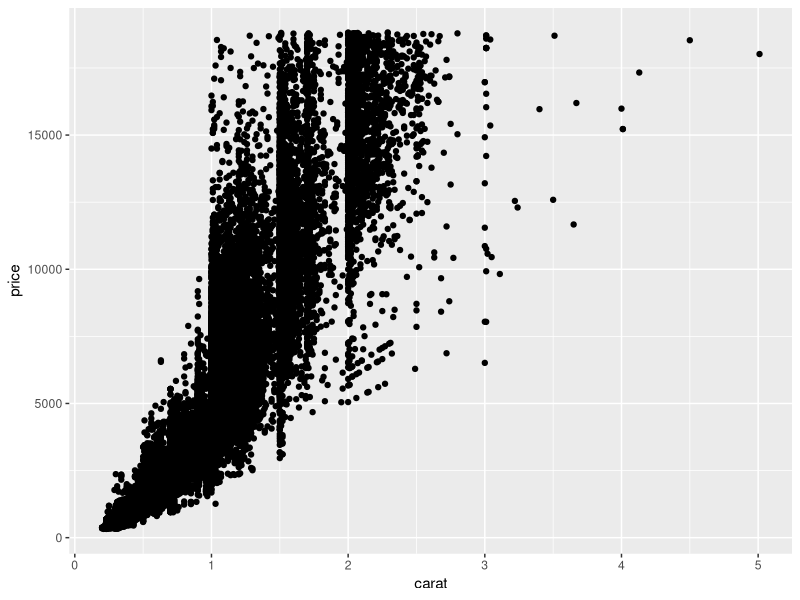
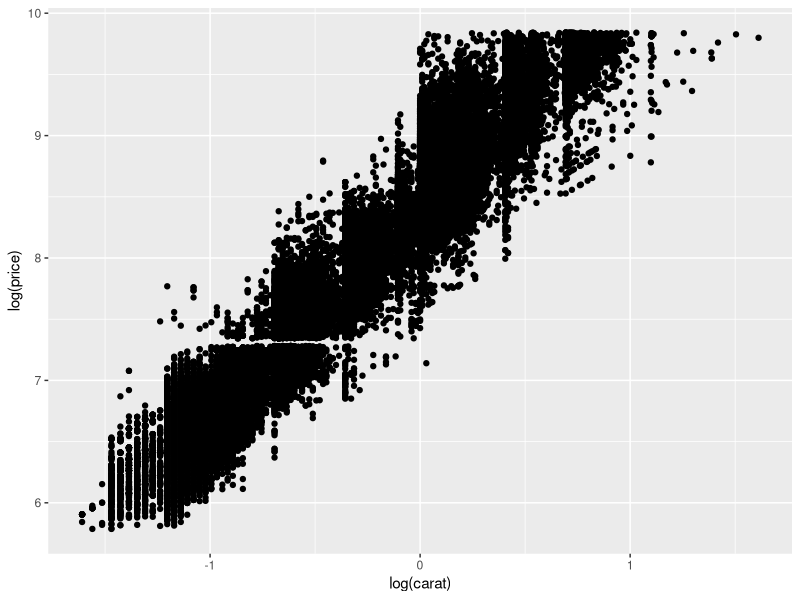
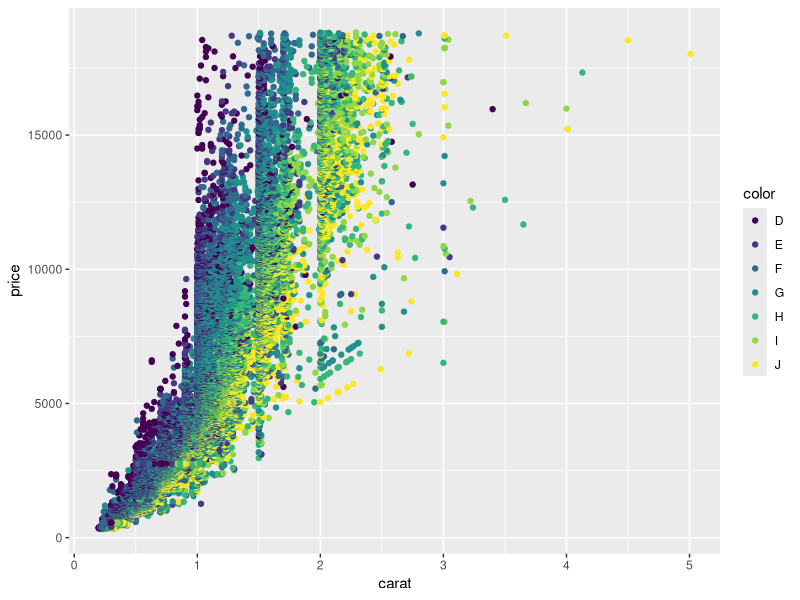
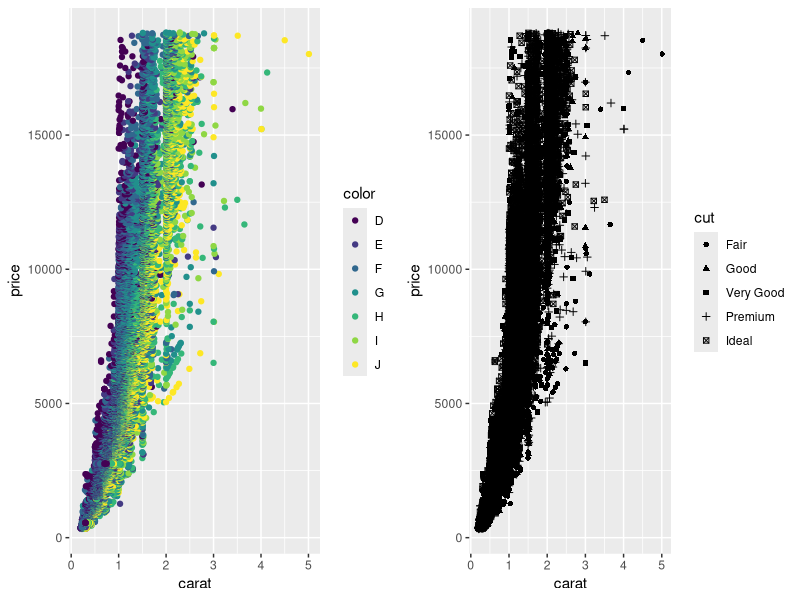
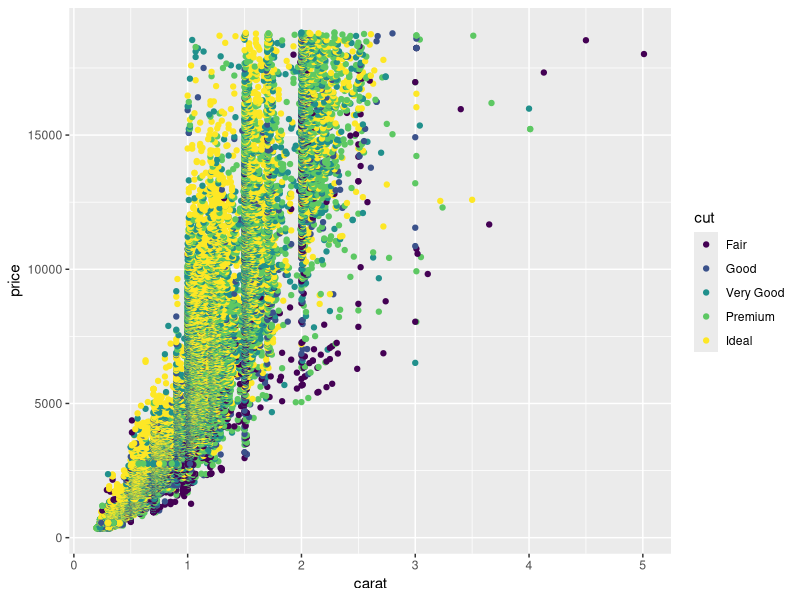
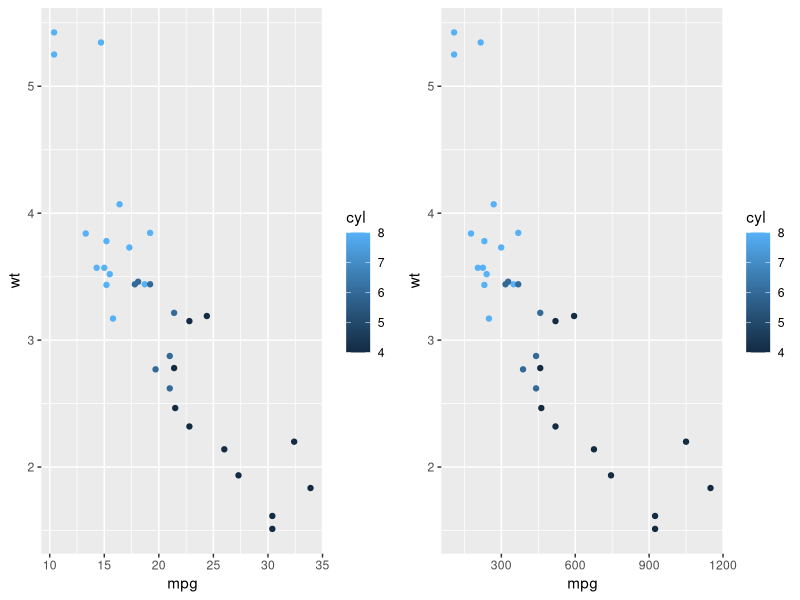
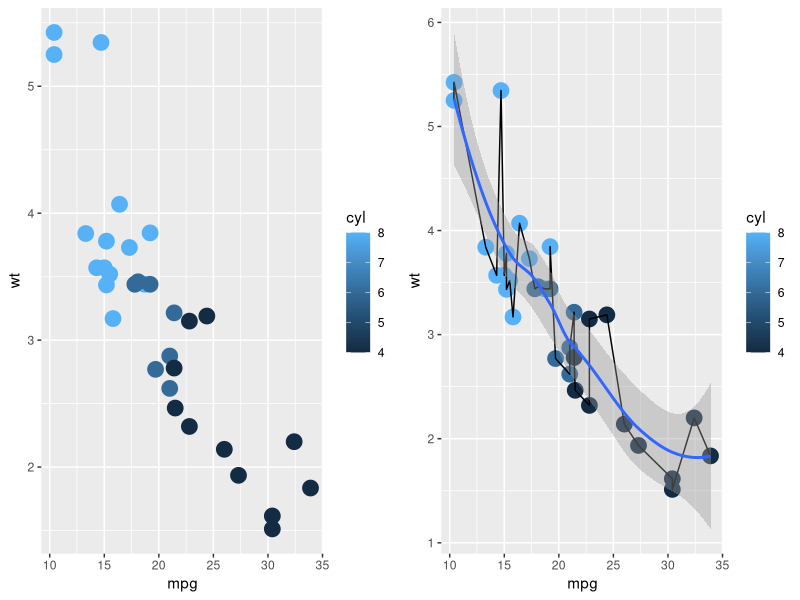
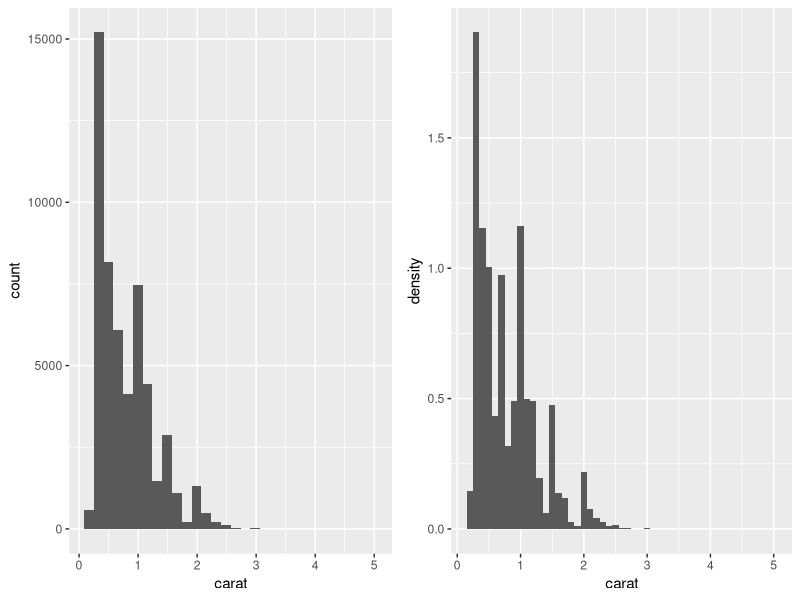

Recreate these plots in R, in order. (Note: this script raises an error after producing the figures.)
## ---- chunk 1
library(ggplot2)
library(gridExtra)
## ---- chunk 2
qplot(carat, price, data = diamonds)
## ---- chunk 3
qplot(log(carat), log(price), data = diamonds)
## ---- chunk 4
qplot(carat, price, data = diamonds, colour = color)
## ---- chunk 5
p1 <- qplot(carat, price, data = diamonds, colour = color)
p2 <- qplot(carat, price, data = diamonds, shape = cut)
grid.arrange(p1,p2,ncol=2)
## ---- chunk 6
p <- ggplot(diamonds, aes(carat, price, colour = cut))
p + geom_point()
## ---- chunk 7
p <- ggplot(diamonds, aes(carat, price, colour = cut))
p <- p + geom_point()
## ---- chunk 8
summary(p)
## ---- chunk 9
p1 <- ggplot(mtcars, aes(mpg, wt, colour = cyl)) + geom_point()
mtcars2 <- transform(mtcars, mpg = mpg ^ 2)
p2 <- p1 %+% mtcars2
grid.arrange(p1,p2,ncol=2)
## ---- chunk 10
p1 <- ggplot(mtcars, aes(mpg, wt)) + geom_point(aes(colour = cyl),size=5)
p2 <- p1 + geom_line() + geom_smooth()
grid.arrange(p1,p2,ncol=2)
## ---- chunk 11
p <- ggplot(diamonds, aes(carat)) 
p1 <- p + geom_histogram()
p2 <- p + geom_histogram(aes(y = ..density..), binwidth = 0.1)
grid.arrange(p1,p2,ncol=2)
## ---- chunk 12
d <- ggplot(diamonds, aes(carat)) + xlim(0, 3)
d1 <- d + stat_bin(aes(ymax = ..count..), binwidth = 0.1, geom="area")
d2 <- d + stat_bin(aes(size = ..density..), binwidth = 0.1, geom="point")
d3 <- d  + stat_bin(aes(y = 1, fill = ..count..), binwidth = 0.1, geom = "tile")
grid.arrange(d1,d2,d3,ncol=3)
## ---- chunk 13
p <- ggplot(mtcars, aes(factor(cyl), mpg))
p + geom_boxplot()
## ---- chunk 14
p1 <- p + geom_boxplot() + geom_jitter()
p2 <- p + geom_violin()+ geom_jitter() 
p3 <- p1 + geom_violin(alpha=0.25, colour="pink")
grid.arrange(p1,p2,p3,ncol=3)
## ---- chunk 15
p + geom_boxplot(outlier.colour = "green", outlier.size = 5) + coord_flip()
## ---- chunk 16
library(hexbin)
## ---- chunk 17
p1 <- ggplot(diamonds, aes(x=clarity, fill=cut)) + geom_bar()
p2 <- ggplot(diamonds, aes(x=clarity, fill=cut)) + geom_bar(position="dodge")
p3 <- ggplot(diamonds, aes(x=carat, y=price)) + geom_hex()
grid.arrange(p1,p2,p3,ncol=3)
## ---- chunk 18
ggplot(diamonds, aes(clarity, fill=cut)) + geom_bar() + coord_polar()
## ---- chunk 19
crimes <- data.frame(state = tolower(rownames(USArrests)), USArrests)
require(maps)
states_map <-map_data("state")
ggplot(crimes, aes(map_id = state)) + geom_map(aes(fill = Assault), map = states_map) + expand_limits(x = states_map$long, y = states_map$lat)
## ---- chunk 20
p <- last_plot()
p1 <- p + coord_map() # defaults to Mercator projection
p2 <- p + coord_map("conic", lat0 = 20)
grid.arrange(p1,p2,ncol=2)
## ---- chunk 21
# Generate data
pp <- function (n,r=4) {
 x <- seq(-r*pi, r*pi, len=n)
 df <- expand.grid(x=x, y=x)
 df$r <- sqrt(df$x^2 + df$y^2)
 df$z <- cos(df$r^2)*exp(-df$r/6)
 df
}
p1 <- ggplot(data = pp(20), aes(x=x, y=y, fill = z)) + geom_raster()
p2 <- p1 %+% pp(200)
grid.arrange(p1,p2,ncol=2)
## ---- chunk 22
mpg2 <- subset(mpg, cyl != 5 & drv %in% c("4", "f"))
ggplot(data = mpg2, aes(cty, hwy)) + geom_point() 
## ---- chunk 23
ggplot(data = mpg2, aes(cty, hwy)) + geom_point() + facet_grid(. ~ cyl)
## ---- chunk 24
ggplot(data = mpg2, aes(cty)) + geom_histogram(binwidth=2) + facet_grid(cyl ~ .)
## ---- chunk 25
ggplot(data = mpg2, aes(cty,hwy)) + geom_point() + facet_grid(drv ~ cyl)
## ---- chunk 26
p <- ggplot(data = mpg2, aes(displ,hwy)) + geom_point(alpha=0.25) + geom_smooth(method = "lm", se = F)
p1 <- p + facet_grid(cyl ~ drv)
p2 <- p + facet_grid(cyl ~ drv, margins = T)
grid.arrange(p, p1,p2,ncol=3)
## ---- chunk 27
p <- ggplot(data = mpg, aes(cty,hwy)) + geom_point(alpha=0.25) 
p1 <- p + facet_wrap(~ cyl)
p2 <- p + facet_wrap(~ cyl, scales = "free")
grid.arrange(p1,p2,ncol=2)
## ---- chunk 28
mtcars$cyl2 <- factor(mtcars$cyl, labels = c("alpha", "beta", "gamma"))
p1 <- ggplot(data = mtcars, aes(wt, mpg)) + geom_point() + facet_grid(. ~ cyl2)
p2 <- p1 + facet_grid(. ~ cyl2, labeller = label_parsed)
grid.arrange(p1,p2,ncol=2)
## ---- chunk 29
library(reshape2)
## ---- chunk 30
crimes.melted <- melt(crimes, id = 1)
ggplot(crimes.melted, aes(map_id = state)) + geom_map(aes(fill = value), map = states_map) + expand_limits(x = states_map$long, y = states_map$lat) + coord_map() + facet_wrap( ~ variable)
## ---- chunk 31
p <- ggplot(mtcars, aes(x = wt, y = mpg)) + geom_point()
p + annotate("text", x = 4, y = 25, label = "Some text")
## ---- chunk 32
p + annotate("rect", xmin = 3, xmax = 4.2, ymin = 12, ymax = 21, alpha = 0.2)
## ---- chunk 33
p <- ggplot(mtcars, aes(x=wt, y=mpg, label=rownames(mtcars))) + geom_point()
p + geom_text(aes(colour=factor(cyl))) + scale_colour_discrete(l=40)
## ---- chunk 34
p1 <- ggplot(diamonds[sample(nrow(diamonds),1000),], aes(x=carat, y=price, colour=clarity)) + geom_point()
p2 <- p1 + scale_colour_brewer()
p3 <- p1 + scale_colour_grey()
grid.arrange(p1,p2,p3,ncol=3)
## ---- chunk 35
p1 <- ggplot(diamonds, aes(x=clarity, fill=cut)) + geom_bar()
p2 <- p1 + theme_bw()
p3 <- p2 + scale_fill_grey()
grid.arrange(p1,p2,p3,ncol=3)
## ---- chunk 36
p1 <- ggplot(diamonds, aes(x=clarity, fill=cut)) + geom_bar()
p2 <- p1 + theme_classic()
p3 <- p1 + theme_minimal()
grid.arrange(p1,p2,p3,ncol=3)
